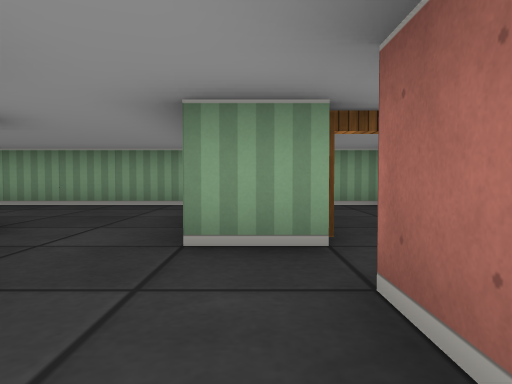
[1] (above)

12 first-person views from a walk through a cub3D level. The camera is about half as high as the walls, tilts 2° down and sees 70° across. The floor is counted in squares. Each view is taken from the middle of a square. On the plan, view 1 faces up. The plan holds only what a view shows up to about 9 squares ahead; the rest is blank.

[2]
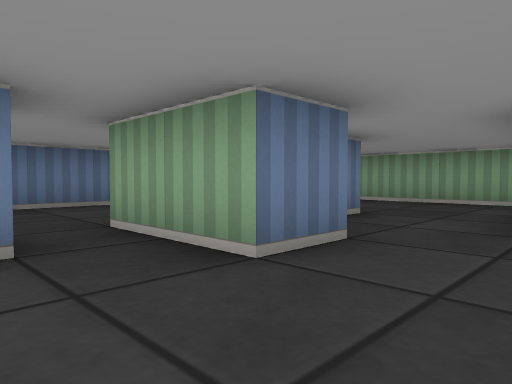

[3]
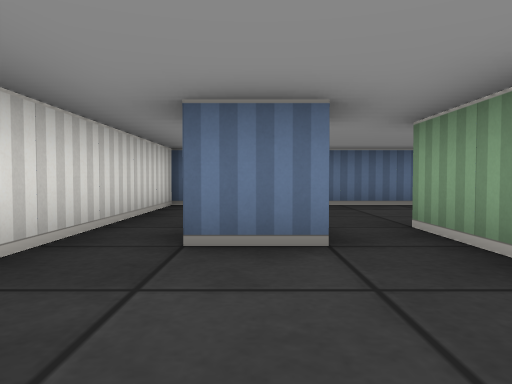

[4]
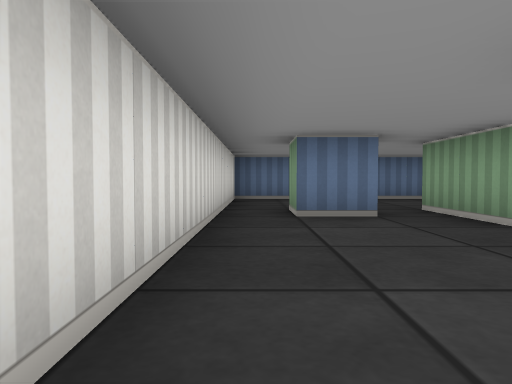

[5]
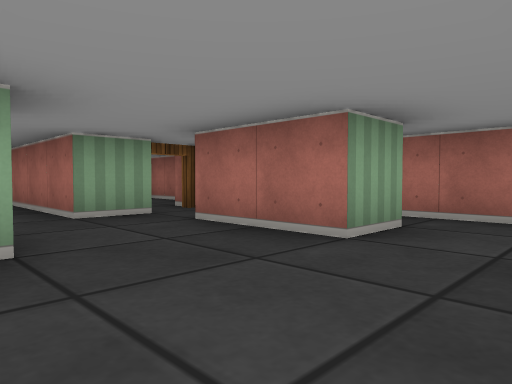

[6]
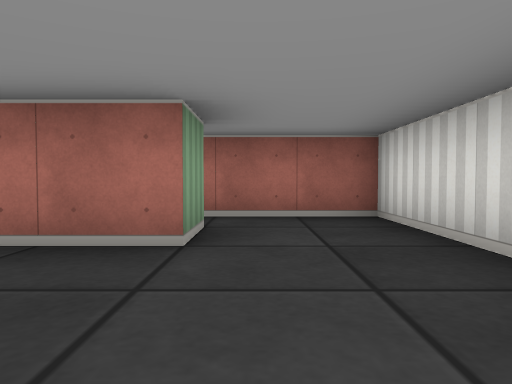

[7]
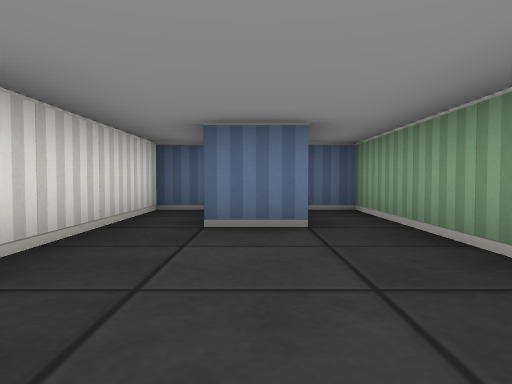

[8]
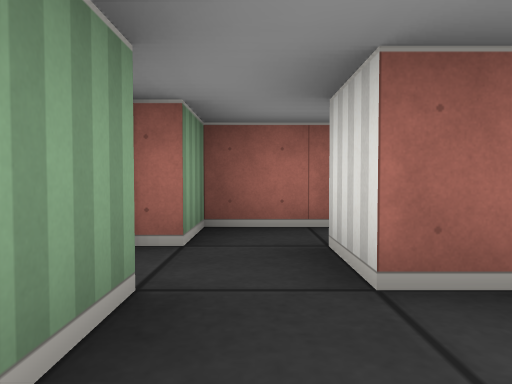

[9]
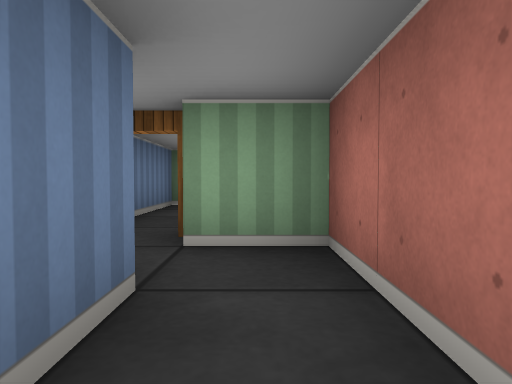

[10]
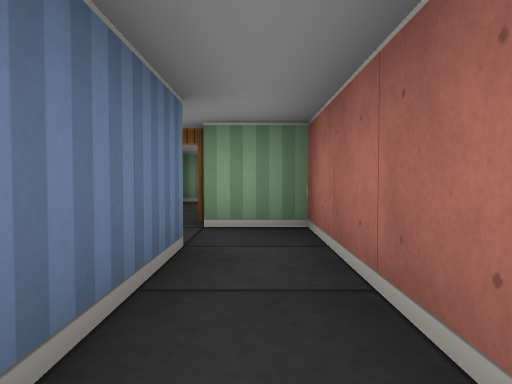

[11]
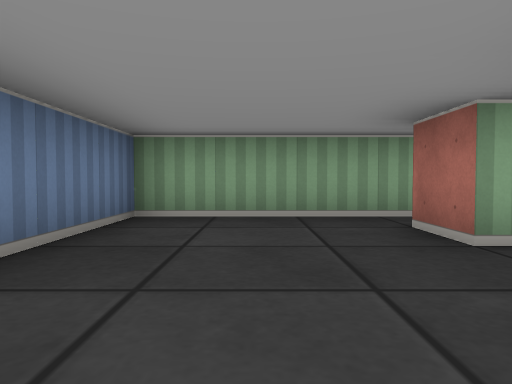

[12]
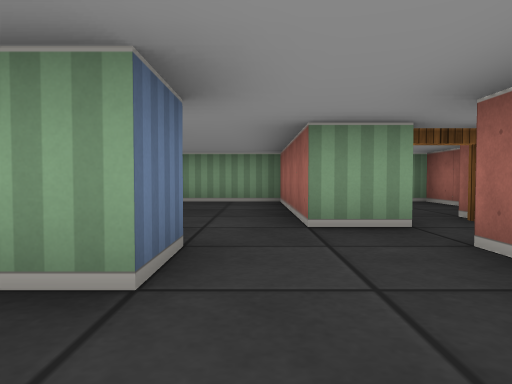

### Floor plan
Ten units are one square. View 1 is at (0, 0); x grows to the right and y downward. Boxes are objects, and circles mark ways between rooms. Rooms are numbered by the first view taken in them; rooms with no view inside come last. Other rooms are left out.
<svg viewBox="-70 -70 100 100">
<path fill="none" stroke="#000" d="M-25 4 -25 15 -35 15M-15 -16 -15 -5 -35 -5 -35 -15M-30 -25 -65 -25 -65 25 5 25M5 5 5 -15M5 25 25 25 25 -15M15 -15 15 5 5 5M-45 -56 -45 -45M-5 -35 -5 -65 -65 -65 -65 -58M-65 -42 -65 -35 -31 -35M6 -25 -5 -25 -5 -35M-25 -36 -25 -31M25 -50 25 -65 5 -65 5 -45M5 -15 15 -15M25 -15 25 -25 15 -25"/>
<circle cx="10" cy="15" r="3" fill="#2a7"/>
<circle cx="-30" cy="-20" r="3" fill="#2a7"/>
<circle cx="-5" cy="-10" r="3" fill="#2a7"/>
<circle cx="20" cy="-5" r="3" fill="#2a7"/>
<circle cx="-15" cy="-30" r="3" fill="#2a7"/>
<circle cx="10" cy="-20" r="3" fill="#2a7"/>
<circle cx="10" cy="-30" r="3" fill="#2a7"/>
<text x="-30" y="0">1</text>
<text x="20" y="10">2</text>
<text x="-30" y="-50">3</text>
<text x="-10" y="-20">4</text>
<text x="10" y="-50">5</text>
<text x="10" y="-20">6</text>
</svg>
Room 1 opens to room 2. Room 1 opens to room 4. Room 2 opens to room 6. Room 3 opens to room 4. Room 4 opens to room 6. Room 5 opens to room 6.

Where each view was taken, in squares from view 1:
view 1: 0 up, 0 right, facing up
view 2: 1 down, 0 right, facing up-left
view 3: 1 down, 0 right, facing left
view 4: 2 down, 2 right, facing left
view 5: 2 down, 2 left, facing up-right
view 6: 1 down, 2 left, facing right
view 7: 5 up, 1 left, facing left
view 8: 2 up, 1 left, facing right
view 9: 0 up, 2 right, facing up
view 10: 1 down, 2 right, facing up
view 11: 2 down, 5 left, facing up
view 12: 1 down, 1 left, facing up
